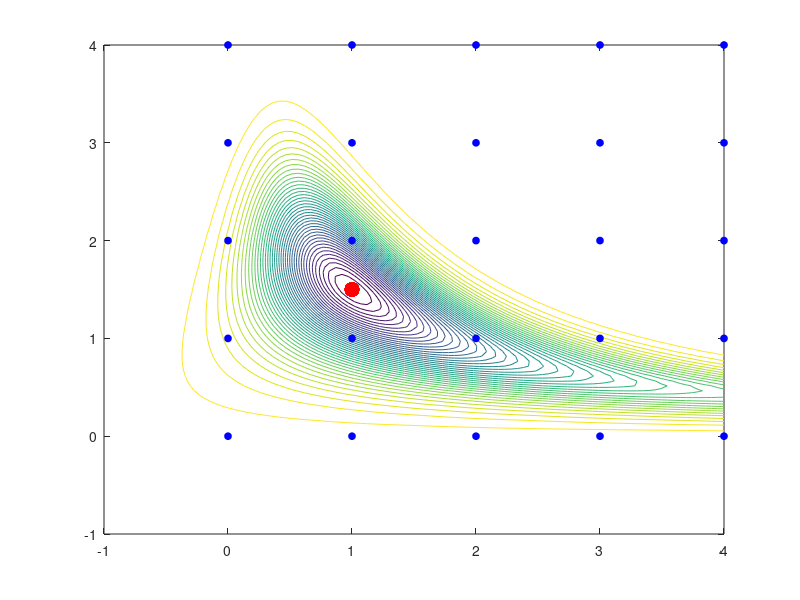

This chart was generated by the following MATLAB code:

% Eigenvalues are negative 

function test3_rearranged()
  % Grid size and range
  grid_size = 100;
  x_range = linspace(-1, 4, grid_size);
  y_range = linspace(-1, 4, grid_size);
  
  % Meshgrid for x and y values
  [xm, ym] = meshgrid(x_range, y_range);
  
  % Plot
  figure(1);
  zm = zeros(grid_size);
  for row = 1:grid_size
      for col = 1:grid_size
          zm(row, col) = f([xm(row, col), ym(row, col)]);
      end
  end
  contour(xm, ym, zm, 40);
  hold on;
  
  % Track for succss and failed
  success_points = -zeros(20, 2);
  start_points = -zeros(20, 2);
  fail_count = 0;
  success_count = 0;
  epsilon_threshold = 1e-5;
  epsilon_vector = [epsilon_threshold, epsilon_threshold];

  % FOR loop that goes through starting points
  for x0 = 0:1:4
      for y0 = 0:1:4
          start_point = [x0; y0];
          result_point = newton_optimizer(@f, @lgrad, @hess0, start_point, epsilon_threshold);
          
          % Check minimum
          if f(result_point) < f(result_point + epsilon_vector) && f(result_point) < f(result_point - epsilon_vector)
              fprintf('Found minimum at (%f, %f)\n, start at (%f, %f)', result_point(1), result_point(2), x0, y0);
              success_count = success_count + 1;
              success_points(success_count, :) = result_point';
              start_points(success_count, :) = [x0, y0];
          else
              fprintf('Start point (%d, %d). Failed to find minimum at (%f, %f)\n', x0, y0, result_point(1), result_point(2));
              fail_count = fail_count + 1;
          end
      end
  end

  % This code I just wanted to showthe counter for fail and pass
  fprintf('Failures: %d, Successes: %d\n', fail_count, success_count);
  
  % Plot for sucess
  for i = 1:success_count
      fprintf('Start point (%d, %d). Found minimum at (%f, %f)\n', start_points(i, 1), start_points(i, 2), success_points(i, 1), success_points(i, 2));
      plot(success_points(i, 1), success_points(i, 2), 'ro', 'MarkerFaceColor', 'r', 'MarkerSize', 10);
  end
end


function fx = f(X)
  fx = -exp(-(X(1)*X(2) - 1.5)^2 - (X(2) - 1.5)^2);
end

function h = hess0(X)
  a = 1.5;
  x1 = X(1);
  x2 = X(2);

  h11 = -4 * x2^2 * (x1 * x2 - a)^2 * exp(-(x1 * x2 - a)^2 - (x2 - a)^2) + 2 * x2^2 * exp(-(x1 * x2 - a)^2 - (x2 - a)^2);
  h12 = 2 * x1 * x2 * exp(-(x1 * x2 - a)^2 - (x2 - a)^2) + 2 * x2 * (x1 * x2 - a) * (2 * a - 2 * x1 * (x1 * x2 - a) - 2 * x2) * exp(-(x1 * x2 - a)^2 - (x2 - a)^2);
  h21 = -2 * x2 * (x1 * x2 - a) * (-2 * a + 2 * x1 * (x1 * x2 - a) + 2 * x2) * exp(-(x1 * x2 - a)^2 - (x2 - a)^2) + (-2 * a + 4 * x1 * x2) * exp(-(x1 * x2 - a)^2 - (x2 - a)^2);
  h22 = (2 * x1^2 + 2) * exp(-(x1 * x2 - a)^2 - (x2 - a)^2) + (-2 * a + 2 * x1 * (x1 * x2 - a) + 2 * x2) * (2 * a - 2 * x1 * (x1 * x2 - a) - 2 * x2) * exp(-(x1 * x2 - a)^2 - (x2 - a)^2);

  h = [h11, h12; h21, h22];  
end

function Y = lgrad(X)
  a = 1.5;
  x1 = X(1);
  x2 = X(2);

  xn = 2 * x2 * (x1 * x2 - a) * exp(-(x1 * x2 - a)^2 - (x2 - a)^2);
  yn = -(2 * a - 2 * x1 * (x1 * x2 - a) - 2 * x2) * exp(-(x1 * x2 - a)^2 - (x2 - a)^2);

  Y = [xn; yn];
end

function X = newton_optimizer(objective_fn, grad_fn, hessian_fn, initial_X, tolerance)
    % Initial point
    X = initial_X;
    fprintf('Starting point X = [%8.5f, %8.5f]\n', X(1), X(2));
    plot(X(1), X(2), 'bo', 'MarkerFaceColor', 'b', 'MarkerSize', 5);
    hold on;

    % Loop to 100 for Newton's method
    for iteration = 1:100
        % Function, gradient, and Hessian
        current_fx = objective_fn(X);
        current_grad = grad_fn(X);
        current_hessian = hessian_fn(X);

        % Hssian check
        if rcond(current_hessian) < 1e-20
            fprintf('Hessian matrix is near singular, exiting after %d iterations.\n', iteration);
            return;
        end

        % search direction
        search_direction = -current_hessian \ current_grad;

        % Line search
        line_search_fn = @(step_size) objective_fn(X + step_size * search_direction);
        optimal_step_size = fminsearch(line_search_fn, 1);

        % Updateing with each new step
        X = X + optimal_step_size * search_direction;

        % Convergence check
        if norm(current_grad) < tolerance
            fprintf('Terminating after %d iterations due to small gradient norm < tolerance.\n', iteration);
            return;
        end
    end
end

